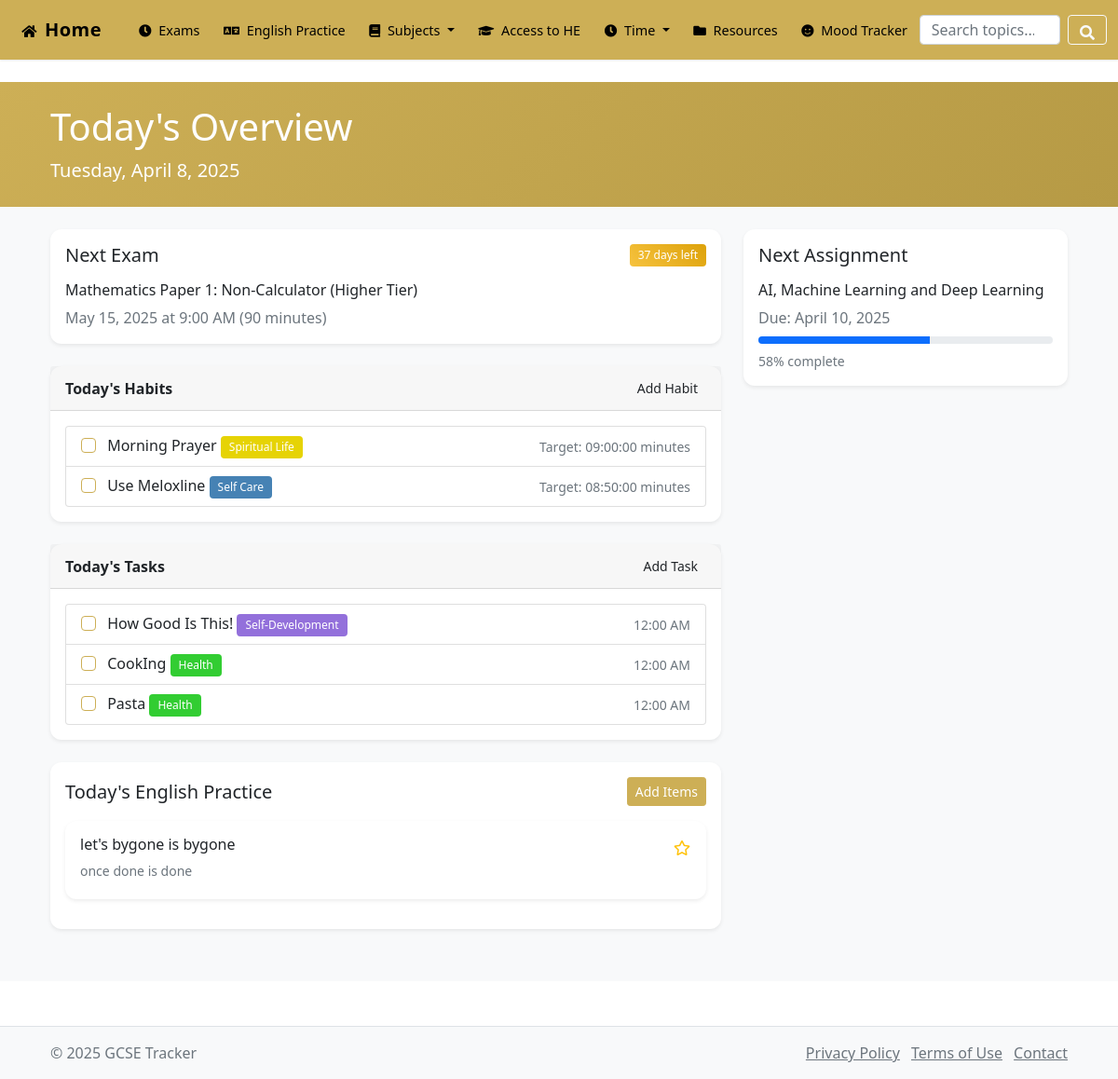
/pages/Today.php, run on an earlier commit of the app's database.
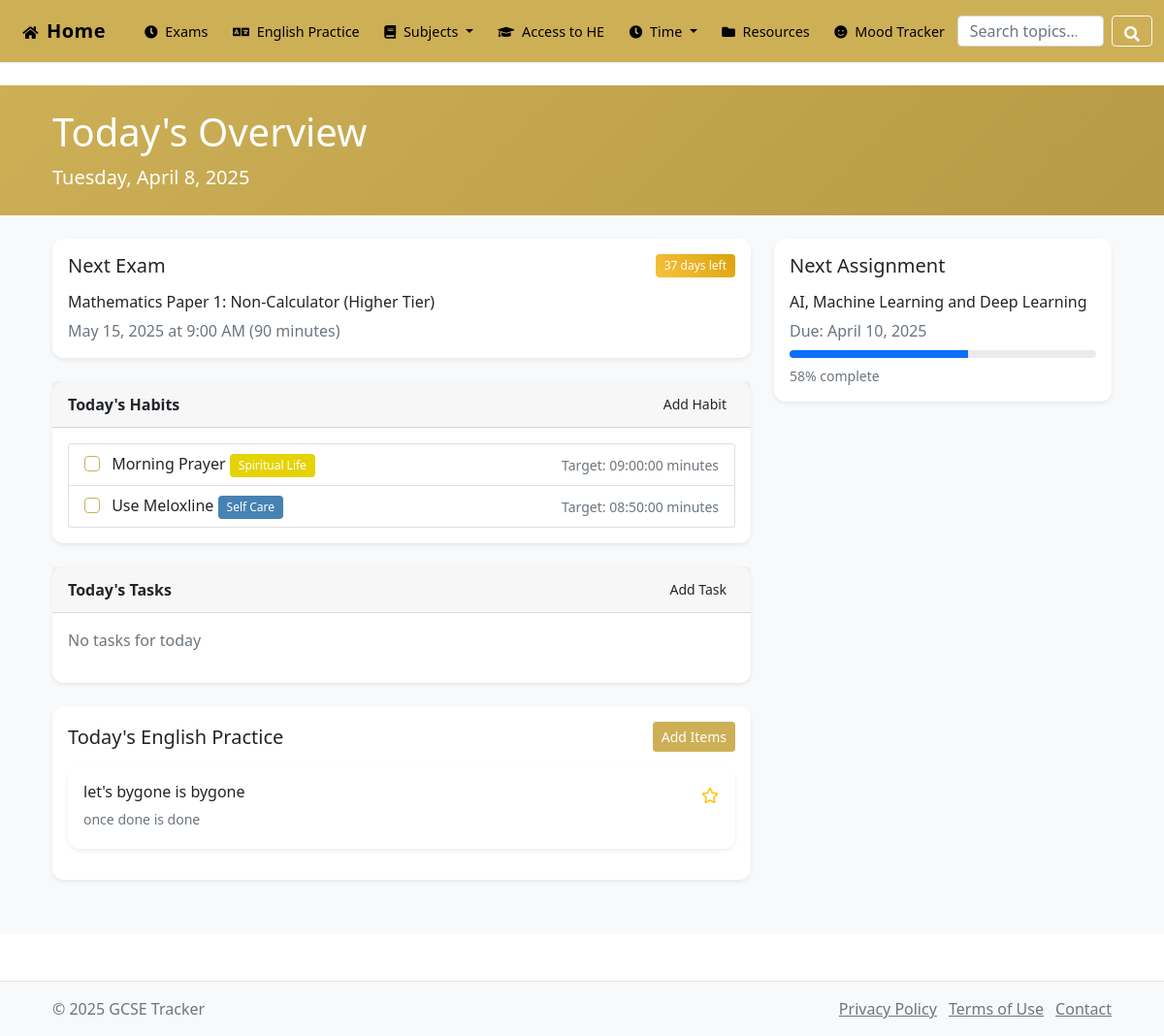
And on a later commit of the database.
### tables this page shows
CREATE TABLE `habits` (
  `id` int(11) NOT NULL,
  `category_id` int(11) NOT NULL,
  `point_rule_id` int(11) NOT NULL,
  `name` varchar(255) NOT NULL,
  `description` text DEFAULT NULL,
  `icon` varchar(50) DEFAULT 'fas fa-check-circle' COMMENT 'Font Awesome icon class name',
  `target_time` time DEFAULT NULL,
  `current_points` int(11) DEFAULT 0,
  `total_completions` int(11) DEFAULT 0,
  `total_procrastinated` int(11) DEFAULT 0,
  `total_skips` int(11) DEFAULT 0,
  `current_streak` int(11) DEFAULT 0,
  `longest_streak` int(11) DEFAULT 0,
  `success_rate` decimal(5,2) DEFAULT 0.00,
  `is_active` tinyint(1) DEFAULT 1,
  `created_at` timestamp NOT NULL DEFAULT current_timestamp(),
  `updated_at` timestamp NOT NULL DEFAULT current_timestamp() ON UPDATE current_timestamp()
);

CREATE TABLE `habit_categories` (
  `id` int(11) NOT NULL,
  `name` varchar(50) NOT NULL,
  `description` text DEFAULT NULL,
  `color` varchar(7) DEFAULT '#6c757d',
  `icon` varchar(50) DEFAULT 'fas fa-folder' COMMENT 'Font Awesome icon class name',
  `display_order` int(11) DEFAULT 0,
  `created_at` timestamp NOT NULL DEFAULT current_timestamp()
);

CREATE TABLE `tasks` (
  `id` int(11) NOT NULL,
  `category_id` int(11) NOT NULL,
  `parent_task_id` int(11) DEFAULT NULL COMMENT 'For subtasks - references parent task',
  `title` varchar(255) NOT NULL,
  `description` text DEFAULT NULL,
  `task_type` enum('one-time','recurring') NOT NULL DEFAULT 'one-time',
  `priority` enum('low','medium','high') NOT NULL DEFAULT 'medium',
  `estimated_duration` int(11) DEFAULT 0 COMMENT 'Estimated duration in minutes',
  `due_date` date DEFAULT NULL,
  `due_time` time DEFAULT NULL,
  `status` enum('pending','in_progress','completed','not_done','snoozed') DEFAULT 'pending',
  `completion_percentage` decimal(5,2) DEFAULT 0.00,
  `is_active` tinyint(1) DEFAULT 1,
  `created_at` timestamp NOT NULL DEFAULT current_timestamp(),
  `updated_at` timestamp NOT NULL DEFAULT current_timestamp() ON UPDATE current_timestamp()
);

CREATE TABLE `task_categories` (
  `id` int(11) NOT NULL,
  `name` varchar(50) NOT NULL,
  `description` text DEFAULT NULL,
  `icon` varchar(50) DEFAULT 'fas fa-tasks' COMMENT 'Font Awesome icon class name',
  `color` varchar(7) DEFAULT '#6c757d',
  `display_order` int(11) DEFAULT 0,
  `is_active` tinyint(1) DEFAULT 1,
  `created_at` timestamp NOT NULL DEFAULT current_timestamp(),
  `updated_at` timestamp NOT NULL DEFAULT current_timestamp() ON UPDATE current_timestamp()
);

CREATE TABLE `practice_items` (
  `id` int(11) NOT NULL,
  `practice_day_id` int(11) NOT NULL COMMENT 'FK to practice_days table',
  `category_id` int(11) NOT NULL COMMENT 'FK to practice_categories table',
  `item_title` text NOT NULL COMMENT 'The word, spelling, term, or phrasal verb',
  `item_meaning` text NOT NULL COMMENT 'Definition or rule/explanation',
  `item_example` text NOT NULL COMMENT 'Example sentence',
  `created_at` timestamp NOT NULL DEFAULT current_timestamp()
);

### pages/Today.php (the view, shortened to what the changed rows need)
<?php
require_once '../includes/db_connect.php';
$tasks_query = "SELECT t.*, tc.name as category_name, tc.color as category_color
                FROM tasks t
                LEFT JOIN task_categories tc ON t.category_id = tc.id
                WHERE DATE(t.due_date) = CURRENT_DATE AND t.status != 'Completed'
                ORDER BY t.due_date ASC";
$tasks_result = $conn->query($tasks_query);
$habits_query = "SELECT h.*, hc.name as category_name, hc.color as category_color,
                CASE
                    WHEN EXISTS (
                        SELECT 1 FROM habit_completions
                        WHERE habit_id = h.id
                        AND DATE(completion_date) = CURRENT_DATE
                    ) THEN 'Completed'
                    ELSE 'Pending'
                END as today_status
                 FROM habits h
                LEFT JOIN habit_categories hc ON h.category_id = hc.id
                 WHERE h.is_active = 1
                ORDER BY h.name ASC";
$habits_result = $conn->query($habits_query);
$english_query = "
    SELECT pi.*, pc.name as category_name,
           CASE WHEN fpi.practice_item_id IS NOT NULL THEN 1 ELSE 0 END as is_favorite
    FROM practice_items pi
    LEFT JOIN practice_categories pc ON pi.category_id = pc.id
    LEFT JOIN favorite_practice_items fpi ON pi.id = fpi.practice_item_id
    WHERE DATE(pi.created_at) = CURRENT_DATE
    ORDER BY pi.created_at DESC
";
$english_result = $conn->query($english_query);
$english_items = $english_result->fetch_all(MYSQLI_ASSOC);
require_once '../includes/header.php';
?>
<div class="today-page">
    <section class="hero-section py-4 mb-4">
        <div class="container">
            <div class="row align-items-center">
                                <div class="col-md-6">
                    <h1 class="mb-2">Today's Overview</h1>
                                        </div>
                                    </div>
                                </div>
    </section>
    <div class="container">
        <div class="row g-4">
            <div class="col-lg-8">
                <div class="card mb-4">
                                        <div class="card-body">
                        <?php if ($habits_result->num_rows > 0): ?>
                            <div class="list-group">
                                <?php while ($habit = $habits_result->fetch_assoc()): ?>
                                    <?php if ($habit['today_status'] !== 'Completed'): ?>
                                        <a href="habits/index.php" class="list-group-item list-group-item-action d-flex justify-content-between align-items-center">
                                                <div>
                                                <input type="checkbox" class="form-check-input habit-checkbox"
                                                       data-habit-id="<?php echo $habit['id']; ?>">
                                                <span class="ms-2"><?php echo htmlspecialchars($habit['name']); ?></span>
                                                <?php if ($habit['category_name']): ?>
                                                    <span class="badge" style="background-color: <?php echo $habit['category_color']; ?>">
                                                        <?php echo htmlspecialchars($habit['category_name']); ?>
                                                        </span>
                                                    <?php endif; ?>
                                                </div>
                                                    <small class="text-muted">
                                                Target: <?php echo $habit['target_time']; ?> minutes
                                                    </small>
                                        </a>
                                            <?php endif; ?>
                                <?php endwhile; ?>
                            </div>
                            <?php else: ?>
                            <p class="text-muted">No habits set for today</p>
                            <?php endif; ?>
                    </div>
                </div>
                <div class="card mb-4">
                                        <div class="card-body">
                        <?php if ($tasks_result->num_rows > 0): ?>
                            <div class="list-group">
                                <?php while ($task = $tasks_result->fetch_assoc()): ?>
                                    <a href="tasks.php?id=<?php echo $task['id']; ?>" class="list-group-item list-group-item-action d-flex justify-content-between align-items-center">
                                                <div>
                                            <input type="checkbox" class="form-check-input task-checkbox"
                                                   data-task-id="<?php echo $task['id']; ?>">
                                            <span class="ms-2"><?php echo htmlspecialchars($task['title']); ?></span>
                                            <?php if ($task['category_name']): ?>
                                                <span class="badge" style="background-color: <?php echo $task['category_color']; ?>">
                                                    <?php echo htmlspecialchars($task['category_name']); ?>
                                                        </span>
                                            <?php endif; ?>
                                        </div>
                                        <small class="text-muted">
                                            <?php echo date('g:i A', strtotime($task['due_date'])); ?>
                                        </small>
                                    </a>
                                <?php endwhile; ?>
                            </div>
                            <?php else: ?>
                            <p class="text-muted">No tasks for today</p>
                            <?php endif; ?>
                    </div>
                </div>
                <div class="card">
                    <div class="card-body">
                        <?php if (empty($english_items)): ?>
                            <p class="text-muted mb-0">No practice items added today</p>
                        <?php else: ?>
                            <div class="practice-items">
                                <?php foreach ($english_items as $item): ?>
                                    <div class="practice-item card mb-3">
                                        <div class="card-body">
                                            <div class="d-flex justify-content-between align-items-start">
                                                <div>
                                                    <h6 class="mb-2"><?php echo htmlspecialchars($item['item_title']); ?></h6>
                                                    <p class="mb-1 small text-muted">
                                                        <?php echo htmlspecialchars($item['item_meaning']); ?>
                                                    </p>
                                                </div>
                                                <button class="btn btn-link text-warning p-0 toggle-favorite"
                                                        data-item-id="<?php echo $item['id']; ?>">
                                                    <i class="<?php echo $item['is_favorite'] ? 'fas' : 'far'; ?> fa-star"></i>
                                                </button>
                                            </div>
                                        </div>
                                    </div>
                                <?php endforeach; ?>
                            </div>
                            <?php endif; ?>
                </div>
            </div>
        </div>
        </div>
    </div>
</div>
<?php require_once '../includes/footer.php'; ?>

What changed in the data, as far as the page shows it:
removed tasks: title "How Good Is This!", task_categories.name "Self-Development", due_date "12:00 AM"
removed tasks: title "CookIng", task_categories.name "Health", due_date "12:00 AM"
removed tasks: title "Pasta", task_categories.name "Health", due_date "12:00 AM"
Also different on the page:
text now shown: "No tasks for today"
